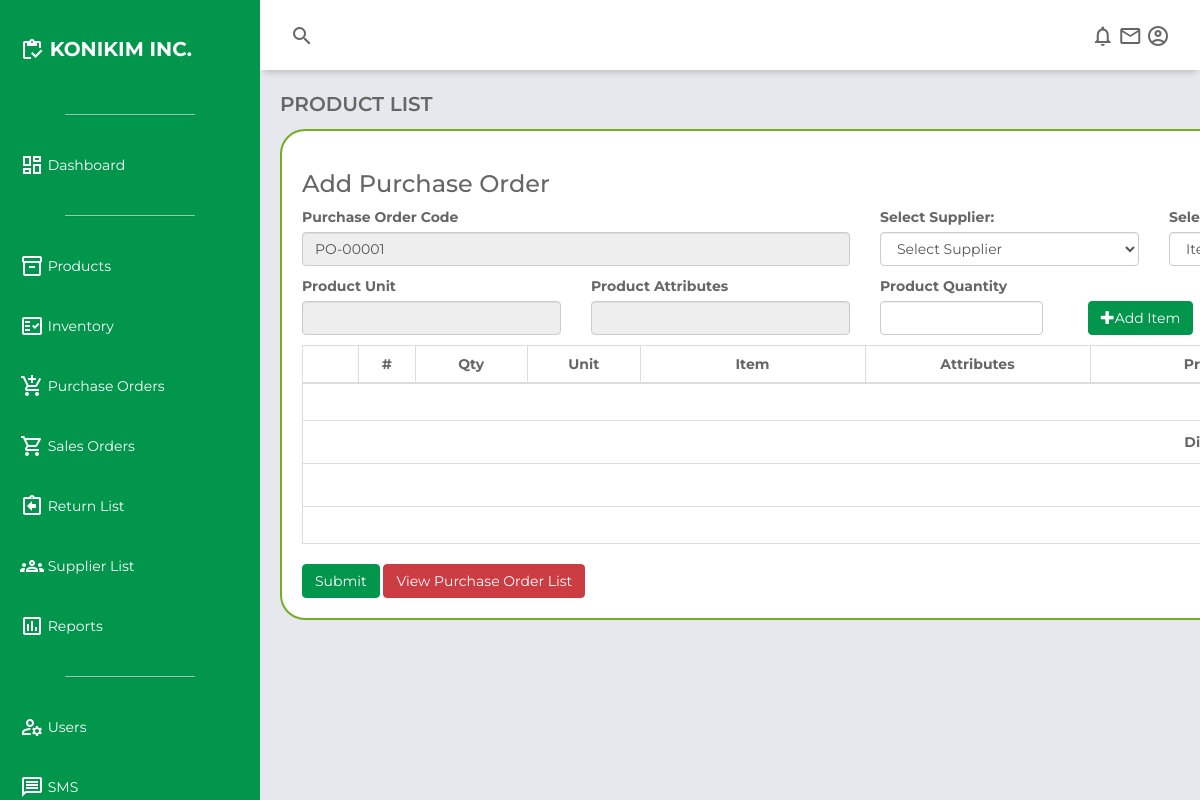
Before: /purchase_order_add.php with the older database file.
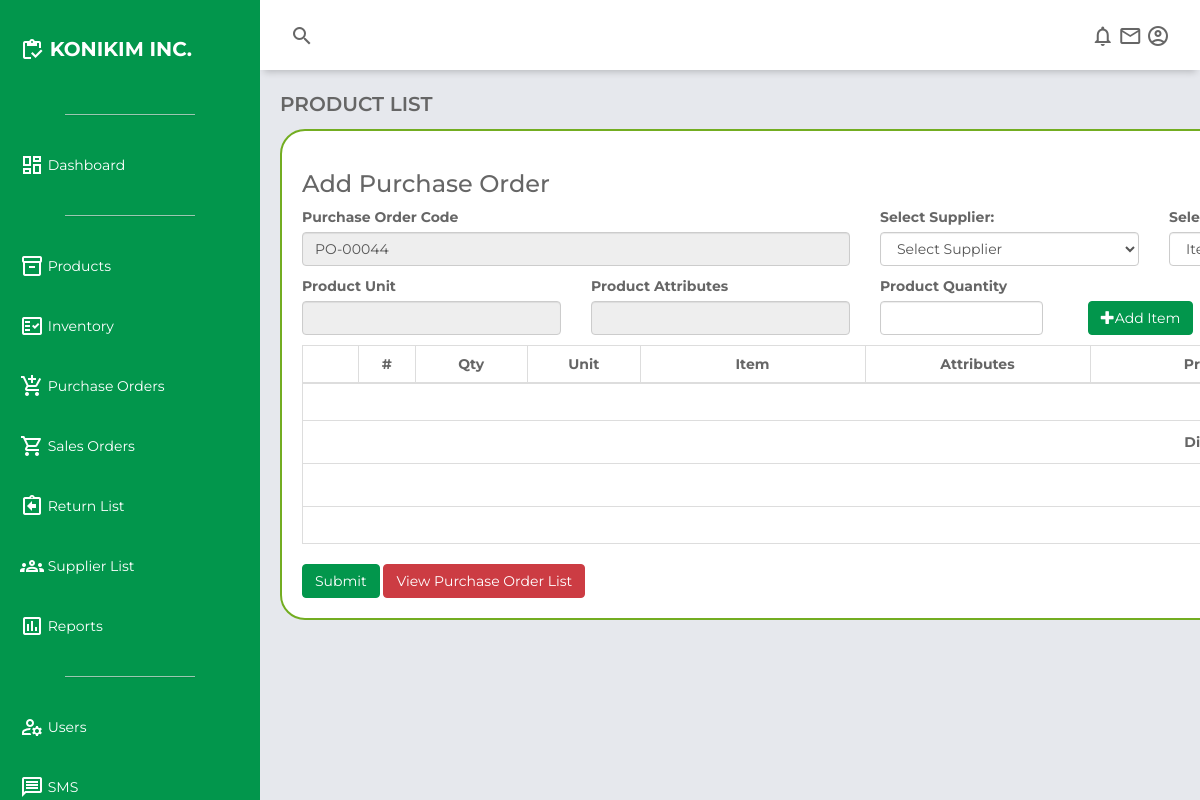
After: the same page with the newer database file.
### tables this page shows
CREATE TABLE `purchase_orders` (
  `id` int(11) NOT NULL,
  `purchasecode` varchar(255) NOT NULL,
  `supplier` varchar(255) NOT NULL,
  `poSubtotal` decimal(10,2) NOT NULL,
  `poDiscount` decimal(10,2) NOT NULL,
  `poDiscountTotal` decimal(10,2) NOT NULL,
  `poTax` decimal(10,2) NOT NULL,
  `poTaxTotal` decimal(10,2) NOT NULL,
  `poGrandtotal` decimal(10,2) NOT NULL,
  `status` tinyint(4) NOT NULL,
  `dateCreated` timestamp NOT NULL DEFAULT current_timestamp() ON UPDATE current_timestamp()
);

### purchase_order_add.php (the view, shortened to what this page needs)
<?php
include 'db_config.php';
$query = "SELECT id FROM purchase_orders ORDER BY id DESC";
$result = mysqli_query($conn, $query);
$purchasecode = "PO-00001";
if ($result && mysqli_num_rows($result) > 0) {
    $row = mysqli_fetch_array($result);
    $lastid = $row['id'];
    if (!empty($lastid)) {
        $code = str_replace("PO-", "", $lastid);
        $purcode = str_pad($code + 1, 5, '0', STR_PAD_LEFT);
        $purchasecode = "PO-" . $purcode;
    }
}
?>
<!DOCTYPE html>
<html lang="en">
<head>
    <link href="https://unpkg.com/boxicons@2.0.7/css/boxicons.min.css" rel="stylesheet">
    <link href="https://maxcdn.bootstrapcdn.com/bootstrap/3.3.0/css/bootstrap.min.css" rel="stylesheet">
    <link href="https://cdn.datatables.net/1.10.25/css/dataTables.bootstrap.min.css" rel="stylesheet">
    <link rel="stylesheet" href="css\dashboard.css">
</head>
<body>
    <div class="grid-container">
        <header class="header">
            <div class="header-left">
                <span class="material-icons-outlined">search</span>
            </div>
            <div class="header-right">
                <span class="material-icons-outlined">notifications</span>
                <span class="material-icons-outlined">email</span>
                <span class="material-icons-outlined">account_circle</span>
            </div>
        </header>
        <aside id="sidebar">
            <div class="sidebar-title">
                <div class="sidebar-brand">
                    <span class="material-icons-outlined">inventory</span> KONIKIM INC.
                </div>
            </div>
            <ul class="sidebar-list">
                <hr class="sidebar-divider hr-sidebar-divider">
                <li class="sidebar-list-item">
                    <a href="dashboard.php" target="_self">
                        <span class="material-icons-outlined">dashboard</span> Dashboard
                    </a>
                </li>
                <hr class="sidebar-divider hr-sidebar-divider">
                <li class="sidebar-list-item">
                    <a href="products.php" target="_self">
                        <span class="material-icons-outlined">inventory_2</span> Products
                    </a>
                </li>
                <li class="sidebar-list-item">
                    <a href="inventory.php" target="_self">
                        <span class="material-icons-outlined">fact_check</span> Inventory
                    </a>
                </li>
                <li class="sidebar-list-item">
                    <a href="purchase_orders.php" target="_self">
                        <span class="material-icons-outlined">add_shopping_cart</span> Purchase Orders
                    </a>
                </li>
                <li class="sidebar-list-item">
                    <a href="sales_orders.php" target="_self">
                        <span class="material-icons-outlined">shopping_cart</span> Sales Orders
                    </a>
                </li>
                <li class="sidebar-list-item">
                    <a href="return_list.php" target="_self">
                        <span class="material-icons-outlined">assignment_return</span> Return List
                    </a>
                </li>
                <li class="sidebar-list-item">
                    <a href="supplier.php" target="_self">
                        <span class="material-icons-outlined">groups</span> Supplier List
                    </a>
                </li>
                <li class="sidebar-list-item">
                    <a href="reports.php" target="_self">
                        <span class="material-icons-outlined">poll</span> Reports
                    </a>
                </li>
                <hr class="sidebar-divider hr-sidebar-divider">
                <li class="sidebar-list-item">
                    <a href="user.php" target="_self">
                        <span class="material-icons-outlined">manage_accounts</span> Users
                    </a>
                </li>
                <li class="sidebar-list-item">
                    <a href="sms.php" target="_self">
                        <span class="material-icons-outlined">message</span> SMS
                    </a>
                </li>
            </ul>
        </aside>
        <main class="main-container">
            <div class="main-title">
                <p class="font-weight-bold">PRODUCT LIST</p>
            </div>
            <div class="container">
                <div class="row">
                    <div class="col-md-6">
                        <h3>Add Purchase Order</h3>
                    </div>
                </div>
                <form action="<?php echo ($_SERVER["PHP_SELF"]) ?>" method="POST">
                    <div class="row">
                        <div class="col-md-6">
                            <label for="productcode">Purchase Order Code</label>
                            <input type="text" class="form-control" name="purchasecode" value="<?php echo $purchasecode; ?>" readonly required>
                        </div>
                        <div class="col-md-3">
                            <label for="supplierDropdown">Select Supplier:</label>
                            <select id="supplierDropdown" class="form-control" name="supplierDropdown">
                                <option value="">Select Supplier</option>
                            </select>
                        </div>
                        <div class="col-md-3">
                            <label for="itemDropdown">Select Item:</label>
                            <select id="itemDropdown" class="form-control" name="itemDropdown" onchange="updatePriceAndUnit()">
                                <option value="1" data-name="Item Name" data-unit="Unit" data-attributes="Attributes">Item Name</option>
                            </select>
                        </div>
                    </div>
                    <div class="row" style="padding-bottom: 10px; padding-top: 10px;">
                        <div class="col-md-3">
                            <label for="productunit">Product Unit</label>
                            <input type="text" id="productunit" class="form-control" name="productunit" readonly required>
                        </div>
                        <div class="col-md-3">
                            <label for="productattributes">Product Attributes</label>
                            <input type="text" id="productattributes" class="form-control" name="productattributes" readonly required>
                        </div>
                        <div class="col-md-2">
                            <label for="productquantity">Product Quantity</label>
                            <input type="number" class="form-control" name="productquantity" required>
                        </div>
                        <div class="col-md-1">
                            <button type="button" name="add" id="add" class="btn btn-primary" style="margin-top: 25px;  margin-left: 15px; background-color: #02964C; border-color: #02964C;"><span class="glyphicon glyphicon-plus"></span>Add Item</button>
                        </div>
                        <div class="col-md-2">
                        </div>
                    </div>
                    <table class="table table-striped table-bordered" id="list">
                        <colgroup>
                            <col width="5%">
                            <col width="5%">
                            <col width="10%">
                            <col width="10%">
                            <col width="20%">
                            <col width="20%">
                            <col width="20%">
                            <col width="15%">
                        </colgroup>
                        <thead>
                            <tr class="text-light bg-navy">
                                <th class="text-center py-1 px-2" scope="col"></th>
                                <th class="text-center py-1 px-2" scope="col">#</th>
                                <th class="text-center py-1 px-2" scope="col">Qty</th>
                                <th class="text-center py-1 px-2" scope="col">Unit</th>
                                <th class="text-center py-1 px-2" scope="col">Item</th>
                                <th class="text-center py-1 px-2" scope="col">Attributes</th>
                                <th class="text-center py-1 px-2" scope="col">Price</th>
                            </tr>
                        </thead>
                        <tfoot>
                            <tr>
                                <th class="text-right py-1 px-2" colspan="7">Sub Total</th>
                            </tr>
                            <tr>
                                <th class="text-right py-1 px-2" colspan="7">Discount <input style="width:40px !important" name="discount_perc" type="number" min="0" max="100" value="0">%
                                </th>
                            </tr>
                            <tr>
                                <th class="text-right py-1 px-2" colspan="7">Tax <input style="width:40px !important" name="tax_perc" type="number" min="0" max="100" value="0">%
                                </th>
                            </tr>
                            <tr>
                                <th class="text-right py-1 px-2" colspan="7">Total</th>
                            </tr>
                        </tfoot>
                    </table>
                    <div class="row" style="margin-top: 1%">
                        <div class="col-md-6">
                            <button type="text" name="submit" class="btn btn-primary" style="background-color: #02964C; border-color: #02964C;">Submit</button>
                            <a href="purchase_orders.php" class="btn btn-success" style="background-color: #cc3c43; border-color: #cc3c43;"> View Purchase Order List</a>
                        </div>
                    </div>
            </div>
    </div>
</body>
</html>

### css/dashboard.css (style rules this page uses)
body { margin: 0; padding: 0; box-sizing: border-box; background-color: #e6e8ed; color: #666666; font-family: "Montserrat", sans-serif !important; }
.material-icons-outlined { vertical-align: middle; line-height: 1px; }
.font-weight-bold { font-weight: 600; }
.grid-container { display: grid; grid-template-columns: 260px 1fr 1fr 1fr; grid-template-rows: 0.2fr 3fr; grid-template-areas: "sidebar header header header" "sidebar main main main"; height: 100vh; }
.header { grid-area: header; height: 70px; background-color: #ffffff; display: flex; align-items: center; justify-content: space-between; padding: 0 30px 0 30px; box-shadow: 0 6px 7px -4px rgba(0, 0, 0, 0.2); }
#sidebar { grid-area: sidebar; height: 100%; background-color: #02964C; color: #ffffff; overflow-y: auto; transition: all 0.5s; -webkit-transition: all 0.5s; }
.hr-sidebar-divider { border-top: 1px solid #ddd; margin: 20px auto; width: 50%; opacity: 0.7; box-shadow: 0 1px 1px rgba(0, 0, 0, 0.1); }
.sidebar-title { display: flex; justify-content: space-between; align-items: center; padding: 20px 20px 20px 20px; margin-bottom: 30px; }
.sidebar-brand { margin-top: 15px; font-size: 20px; font-weight: 700; }
.sidebar-list { padding: 0; margin-top: 15px; list-style-type: none; }
.sidebar-list-item { padding: 20px 20px 20px 20px; }
.sidebar-list-item > a { text-decoration: none; color: #ffffff; }
.main-container { grid-area: main; overflow-y: auto; padding: 20px 20px; }
.container { background-color: #fff; border-radius: 25px; border: 2px solid #73AD21; padding: 20px; }
.main-title { display: flex; justify-content: space-between; }
.main-title > p { font-size: 20px; }

Changed rows visible on the page:
added purchase_orders: purchasecode "PO-00044"
Other visible differences:
form field purchasecode: "PO-00001" → (not shown)
